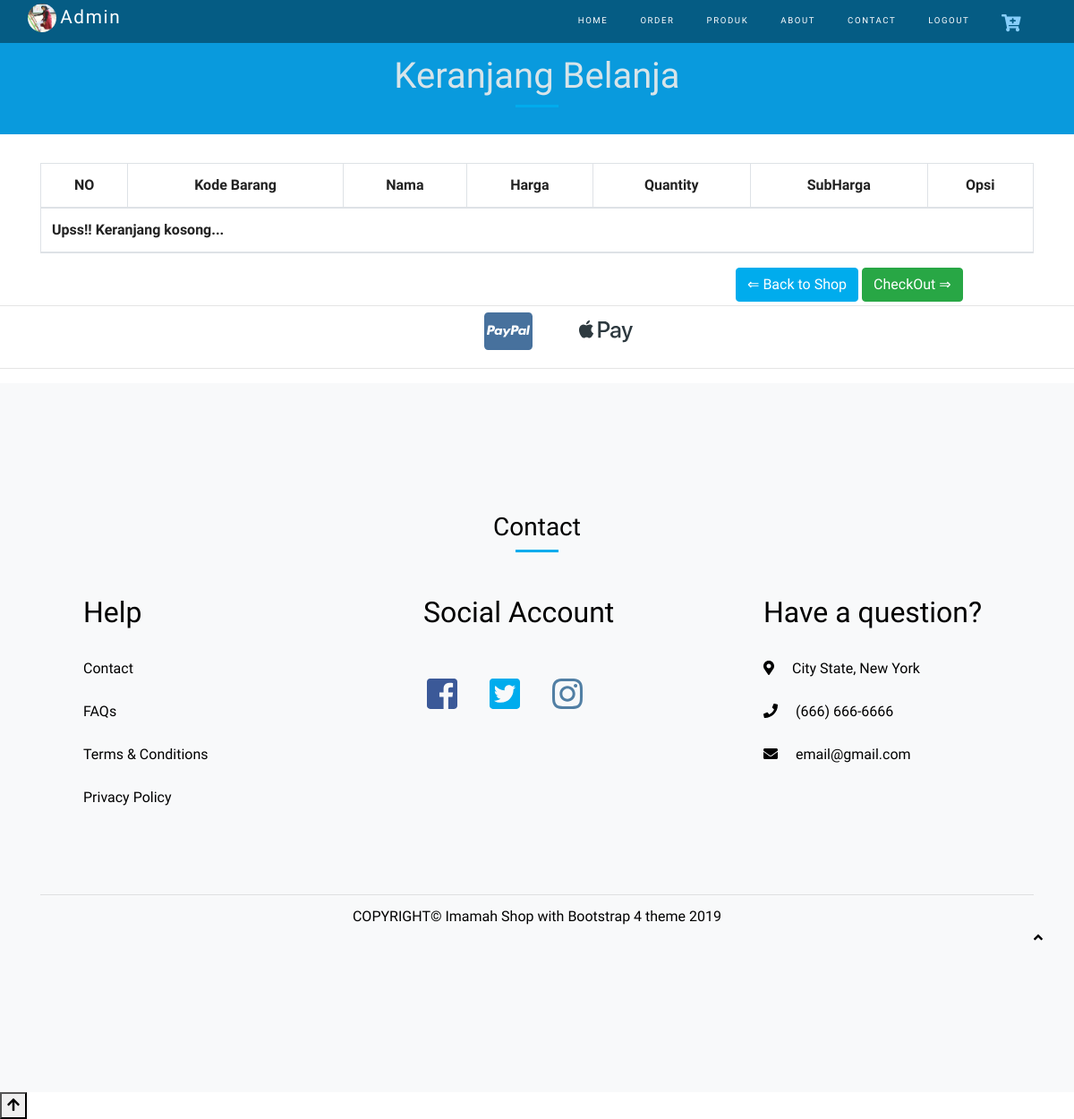
The app's page /on-member/keranjang.php with its own data.
### tables this page shows
CREATE TABLE `users` (
  `id_user` int(10) UNSIGNED NOT NULL,
  `nama` varchar(200) NOT NULL,
  `username` varchar(200) NOT NULL,
  `password` text NOT NULL,
  `level_user` varchar(150) NOT NULL DEFAULT 'member',
  `foto_profil` varchar(100) NOT NULL DEFAULT 'admin.jpg'
);

### on-member/keranjang.php (the view, shortened to what this page needs)
<?php
require '../config.php';
$query = $dbconnect->query('SELECT * FROM users');
$row = $query->fetch_assoc();
?>
<!DOCTYPE html>
<html lang="en">
<head>
    <link rel="stylesheet" href="assets/css/bootstrap.min.css">
    <link rel="stylesheet" href="member.css">
    <link rel="stylesheet" href="keranjang.css">
</head>
<body>
    <div id="home">
        <nav class="navbar navbar-expand-md navbar-dark bg-dark fixed-top">
            <div class="container-fluid">
                <a href="profil.php" class="navbar-brand"><img src="../foto_profil/<?= $row['foto_profil']; ?>"><span><?= $row['nama']; ?></span></a>
                <div class="collapse navbar-collapse" id="navbarResponsive">
                    <ul class="navbar-nav ml-auto">
                        <li class="nav-item">
                            <a href="index.php" class="nav-link page-scroll">home</a>
                        </li>
                        <li class="nav-item">
                            <a href="index.php" class="nav-link page-scroll">order</a>
                        </li>
                        <li class="nav-item">
                            <a href="index.php" class="nav-link page-scroll">Produk</a>
                        </li>
                        <li class="nav-item">
                            <a href="index.php" class="nav-link page-scroll">About</a>
                        </li>
                        <li class="nav-item">
                            <a href="index.php" class="nav-link page-scroll">Contact</a>
                        </li>
                        <li class="nav-item disabled">
                            <a href="../logout.php" class="nav-link">LogOut</a>
                        </li>
                        <li class="nav-item active">
                            <a href="keranjang.php" class="nav-link page-scroll active"><i class="fas fa-cart-plus fa-2x"></i></a>
                        </li>
                    </ul>
                </div>
            </div>
        </nav>
    </div>
    <div id="keranjang">
        <div class="jumbotron welcome text-center">
            <h1 class="heading">Keranjang Belanja</h1>
            <div class="heading-underline"></div>
        </div>
        <div class="container">
            <table class="table table-bordered table-striped">
                <thead>
                    <tr class="text-center">
                        <th>NO</th>
                        <th>Kode Barang</th>
                        <th>Nama</th>
                        <th>Harga</th>
                        <th>Quantity</th>
                        <th>SubHarga</th>
                        <th>Opsi</th>
                    </tr>
                </thead>
                    <?php $total = 0; ?>
                <thead>
                    <?php
                    if ($total == 0) {
                        echo '<tr>
                                <th colspan="7">Upss!! Keranjang kosong...</th>
                              </tr>';
                    }else {
                       echo '<tr>
                            <th colspan="5">Total Belanja</th>
                            <th colspan="2" class="text-center">Rp'. number_format($total) .' </th>
                        </tr>';
                    }
                    ?>
                </thead>
            </table>
            <a href="index.php#produk" class="btn btn-secondary" style="margin-left:70%;">&DoubleLeftArrow; Back to Shop</a>
            <a href="#" class="btn btn-success">CheckOut &DoubleRightArrow;</a>
        </div>
    </div>
    <hr class="my-1">
    <div class="container">
        <div class="row">
            <div class="col-12 text-center">
                <a href="#"><i class="fab fa-cc-paypal fa-3x ml-5"></i></a>
                <a href="#"><i class="fab fa-apple-pay fa-3x ml-5"></i></a>
            </div>
        </div>
    </div>
    <hr class="my-3">
    <div id="contact">
        <footer class="ftco-footer bg-light ftco-section">
            <div class="col-12 text-center">
                <h3 class="heading">Contact</h3>
                <div class="heading-underline"></div>
            </div>
            <div class="container mt-5">
                <div class="row mb-5">
                    <div class="col-md personal">
                        <div class="mb-4 ml-md-5">
                            <h2 class="pb-4">Help</h2>
                            <ul class="list-unstyled" id="personal">
                                <li><a href="" class="d-block pb-4">Contact</a></li>
                                <li><a href="" class="d-block pb-4">FAQs</a></li>
                                <li><a href="" class="d-block pb-4">Terms & Conditions</a></li>
                                <li><a href="" class="d-block pb-4">Privacy Policy</a></li>
                            </ul>
                        </div>
                    </div>
                    <div class="col-md-4 social">
                        <div class="mb-4 ml-md-5">
                            <h2 class="pb-4">Social Account</h2>
                            <ul class="list-unstyled pt-3" id="menu">
                                <li><a href="" class="d-inline"><i class="fab fa-facebook-square fa-3x p-1"></i></a></li>
                                <li><a href="" class="d-inline"><i class="fab fa-twitter-square fa-3x p-1 ml-4"></i></a></li>
                                <li><a href="" class="d-inline"><i class="fab fa-instagram fa-3x p-1 ml-4"></i></a></li>
                            </ul>
                        </div>
                    </div>
                    <div class="col-4 address">
                        <div class="mb-4 ml-md-5">
                            <h2 class="pb-4">Have a question?</h2>
                            <div class="block-23 mb-3">
                                <ul class="list-unstyled" id="address">
                                    <li class="pb-4">
                                        <span><i class="fas fa-map-marker-alt"></i></span>
                                        <span class="text ml-3">City State, New York</span>
                                    </li>
                                    <li class="pb-4">
                                        <span><i class="fas fa-phone"></i></span>
                                        <span class="text ml-3">(666) 666-6666</span>
                                    </li>
                                    <li class="pb-4">
                                        <span><i class="fa fa-envelope"></i></span>
                                        <span class="text ml-3">email@gmail.com</span>
                                    </li>
                                </ul>
                            </div>
                        </div>
                    </div>
                </div>
                <hr class="my-1">
                <div class="row">
                    <div class="col-md-12 text-center mt-2">
                        <p>
                            COPYRIGHT&copy; Imamah Shop with Bootstrap 4 theme 2019<a href="#home" class="page-scroll"><i class="fa fa-angle-up"></i></a>
                        </p>
                    </div>
                </div>
            </div>
        </footer>
    </div>
    <button id="arrow">
        <i class="fas fa-arrow-up"></i>
    </button>
</body>
</html>

### on-member/member.css (style rules this page uses)
* { box-sizing: border-box; }
html,body { height: 100%; width: 100%; font-family: 'Special Elite'; color: #222; }
body { overflow-x: hidden; }
.navbar { width: 100%; height: 3rem; font-size: 2rem; letter-spacing: .1rem; background: rgba(0, 0, 0, .4)!important; }
.navbar-brand img { position: absolute; width: 2rem; top: .2em; border: 0; border-radius: 50%; }
.navbar-brand span { position: absolute; width: 2rem; top: .2em; left: 4.2rem; font-size: 1.3rem; }
.navbar-nav li { padding-right: 20px; }
.navbar-dark .navbar-nav .nav-link { color: white; padding-top: .8rem; font-size: .6rem; text-transform: uppercase; }
.navbar-dark .navbar-nav .nav-link.active, .navbar-dark .navbar-nav .nav-link:hover { color: lightskyblue; }
.row { display: -ms-flexbox; display: flex; -ms-flex-wrap: wrap; flex-wrap: wrap; margin-right: -15px; margin-left: -15px; }
.text-center { text-align: center!important; }
.btn-secondary { background-color: #00ACED; border: 1px solid #00ACED; }
.welcome { background-color: rgb(9, 154, 221); padding: 1rem; border-radius: 0; color:#eaeaeaea; }
h3.heading { text-transform: capitalize; margin-bottom: .5rem; }
.heading-underline { width: 3rem; height: .2rem; background-color: #00ACED; margin: 0 auto 2rem; }
.fa-angle-up { margin-left: 100%; }
.fa-apple-pay { color: #2E3A40; }
.fa-cc-paypal { color: #47719D; }
.fa-facebook-square { color: #3B5998; }
.fa-twitter-square { color: #00ACED; }
.fa-instagram { color: #517FA4; }
.ftco-footer { background-color: red; font-size: 16px; padding: 7em 0; color: #000; }
.ftco-section { background-color: red; padding: 9em 0; position: relative; }
footer.bg-light { background-color: #8C8E8F; }
footer .container { color: #000; }
footer a { color: black; text-decoration: none; background-color: transparent; }
ul#menu li { display: inline; }

### on-member/keranjang.css (style rules this page uses)
.jumbotron.welcome { height: 150px; }
.jumbotron .heading { margin-top: 45px; }
#contact .social #menu li { opacity: 1; transition: cubic-bezier(0.55, 0.055, 0.675, 0.19) 3s; }
#contact .personal #personal li { opacity: 1; transition: cubic-bezier(0.55, 0.055, 0.675, 0.19) 3s; }
#contact .address #address li { opacity: 1; transition: cubic-bezier(0.55, 0.055, 0.675, 0.19) 3s; }

### records on screen
users: foto_profil (picture), nama "Admin"
